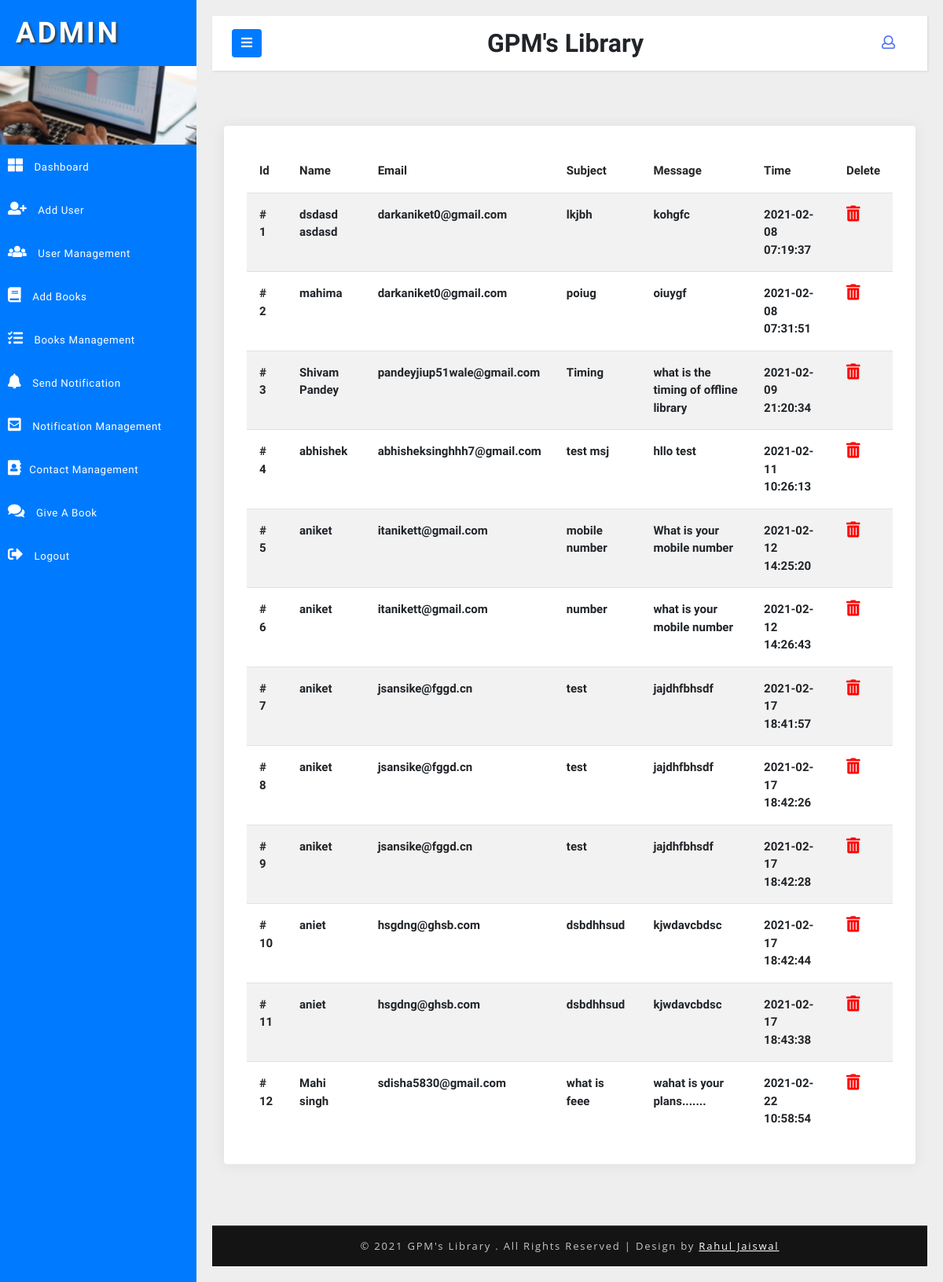
/adminzone/admin/contactmanage.php (signed in), run on the app's committed database.
### tables this page shows
CREATE TABLE `contact` (
  `id` int(11) NOT NULL,
  `name` varchar(100) NOT NULL,
  `email` varchar(100) NOT NULL,
  `subject` varchar(150) NOT NULL,
  `message` varchar(300) NOT NULL,
  `time` timestamp NOT NULL DEFAULT current_timestamp()
);

### adminzone/admin/contactmanage.php (the view, shortened to what this page needs)
<!DOCTYPE html>
<html lang="en">
<head>
    <link href="../css/bootstrap.css" rel="stylesheet" type="text/css" media="all" />
    <link href="../css/style.css" rel="stylesheet" type="text/css" media="all" />
    <link rel="stylesheet" href="../css/style4.css">
    <link href="../css/fontawesome-all.css" rel="stylesheet">
    <link href="../css/bookmcss.css" rel="stylesheet">
</head>
<body>
    <?php include "header.php" ?>
    <div class="container-fluid mt-100">
        <div class="row">
            <div class="col-lg-12">
                <div class="card">
                    <div class="card-body">
                        <div class="active-member">
                            <div class="table-responsive">
                                <?php
                        $username = "root";
                        $pass = "";
                        $dbname = "minilms1";
                        $host = "localhost";
                        $con = mysqli_connect($host,$username,$pass,$dbname);
                        if(! $con)
                        {
                            echo "Unaable To Connect Database" . mysqli_connect_error();
                        }
                        else
                        {
                            $sql = "SELECT * FROM contact";
                            $result = mysqli_query($con, $sql);
                            if( mysqli_num_rows($result) > 0 )
                         {
                          $output = " <table class='table table-xs table-striped mb-0'>
                          <thead>
                              <tr>
                                  <th>Id</th>
                                  <th>Name</th>
                                  <th>Email</th>
                                  <th>Subject</th>
                                  <th>Message</th>
                                  <th>Time</th>
                                  <th>Delete</th>
                              </tr>
                          </thead>
                          <tbody>
                          ";
                            while($row = mysqli_fetch_assoc($result))
                            {
                              $output .=  "<tr>
                                <td class='t1' style='font-size:15px'># $row[id]</td>
                                <td class='t1' style='font-size:15px'>$row[name]</a></td>
                                <td class='t1' style='font-size:15px'>$row[email]</a></td>
                                <td class='t1' style='font-size:15px'>$row[subject]</a></td>
                                <td class='t1' style='font-size:15px'>$row[message]</a></td>
                                <td class='t1' style='font-size:15px'>$row[time]</a></td><td>
                                <a href='cdelete.php?d=$row[id]'><i class='fas fa-trash-alt fa-2x'style='color:red;font-size:20px'></i></a>
                                </td>
                                </tr>";
                            }
                            $output .="</table>";
                            echo $output;
                         }
                        }
                            ?>
                            </div>
                        </div>
                    </div>
                </div>
            </div>
        </div>
    </div>
    <div class="copyright-w3layouts py-xl-3 py-2 mt-xl-5 mt-4 text-center">
        <p>© 2021 GPM's Library . All Rights Reserved | Design by
            <a href="#"> Rahul Jaiswal </a>
        </p>
    </div>
    </div>
    </div>
</body>
</html>

### adminzone/css/style.css (style rules this page uses)
html, body { margin: 0; font-size: 100%; font-family: 'Open Sans', sans-serif; background: #fff; }
body a { text-decoration: none; transition: 0.5s all; -webkit-transition: 0.5s all; -moz-transition: 0.5s all; -o-transition: 0.5s all; -ms-transition: 0.5s all; }
p { margin: 0; }
.copyright-w3layouts p { color: #c7c7c7; font-size: 13px; letter-spacing: 1.8px; text-align: center; font-weight: 400; }
.copyright-w3layouts p a { color: #fff; text-decoration: underline; }
.copyright-w3layouts { background: #151414; border-top: 1px solid #464646; }
.table th, .table td { padding: 0.74rem; vertical-align: top; border-top: 1px solid #dee2e6; font-size: 13px; }
.table th { color: #252525; font-size: 15px; }
.table-responsive { display: block; width: 100%; overflow-x: auto; }

### adminzone/css/style4.css (style rules this page uses)
body { font-family: 'Open Sans', sans-serif; background: #f1f1f1; }
p { font-family: 'Open Sans', sans-serif; }
a, a:hover, a:focus { color: inherit; text-decoration: none; transition: all 0.3s; }
i, span { display: inline-block; }

### adminzone/css/bookmcss.css (style rules this page uses)
body { background-color: #eee; font-family: 'Calibri', sans-serif !important }
.mt-100 { margin-top: 70px }
.card { margin-bottom: 30px; border: 0px; border-radius: 0.25rem; box-shadow: 0px 1px 15px 1px rgba(69, 65, 78, 0.08) }
.card .card-body { padding: 1.88rem 1.81rem }
.table thead th { border-bottom: none; border-top: none; vertical-align: middle }
.table th, .table td { padding: 1rem; vertical-align: top; border-top: 1px solid #dee2e6 }

### adminzone/admin/contactmanage.php (style rules this page uses)
.t1 { font-weight: 600; }

### data on the page
contact: id "1", name "dsdasd asdasd", email "darkaniket0@gmail.com", subject "lkjbh", message "kohgfc", time "2021-02-08 07:19:37"
contact: id "2", name "mahima", email "darkaniket0@gmail.com", subject "poiug", message "oiuygf", time "2021-02-08 07:31:51"
contact: id "3", name "Shivam Pandey", email "pandeyjiup51wale@gmail.com", subject "Timing", message "what is the timing of offline library", time "2021-02-09 21:20:34"
contact: id "4", name "abhishek", email "abhisheksinghhh7@gmail.com", subject "test msj", message "hllo test", time "2021-02-11 10:26:13"
contact: id "5", name "aniket", email "itanikett@gmail.com", subject "mobile number", message "What is your mobile number", time "2021-02-12 14:25:20"
contact: id "6", name "aniket", email "itanikett@gmail.com", subject "number", message "what is your mobile number", time "2021-02-12 14:26:43"
contact: id "7", name "aniket", email "jsansike@fggd.cn", subject "test", message "jajdhfbhsdf", time "2021-02-17 18:41:57"
contact: id "8", name "aniket", email "jsansike@fggd.cn", subject "test", message "jajdhfbhsdf", time "2021-02-17 18:42:26"
contact: id "9", name "aniket", email "jsansike@fggd.cn", subject "test", message "jajdhfbhsdf", time "2021-02-17 18:42:28"
contact: id "10", name "aniet", email "hsgdng@ghsb.com", subject "dsbdhhsud", message "kjwdavcbdsc", time "2021-02-17 18:42:44"
contact: id "11", name "aniet", email "hsgdng@ghsb.com", subject "dsbdhhsud", message "kjwdavcbdsc", time "2021-02-17 18:43:38"
contact: id "12", name "Mahi singh", email "sdisha5830@gmail.com", subject "what is feee", message "wahat is your plans.......", time "2021-02-22 10:58:54"
